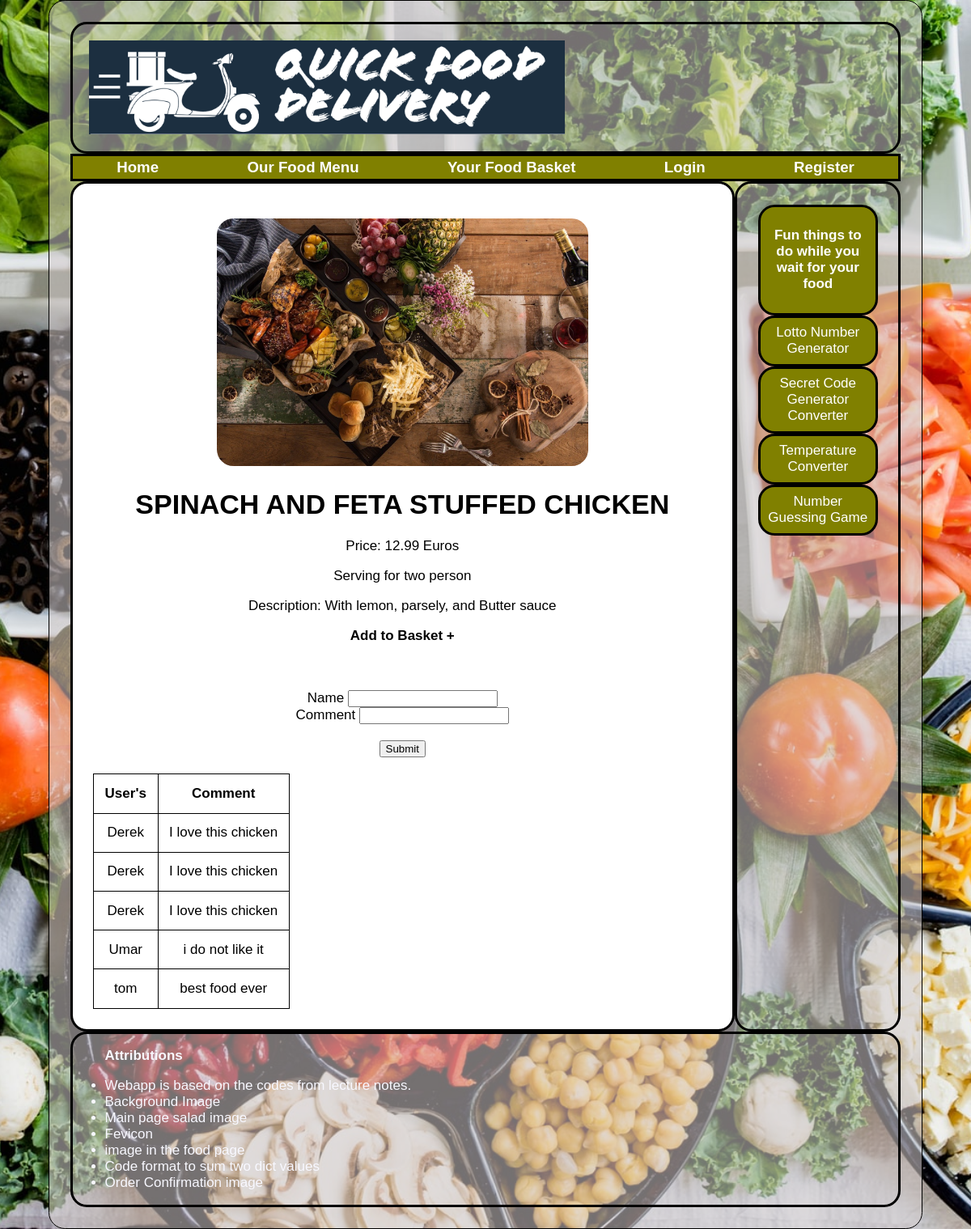
The page /food/2 on the database its author committed.
### tables this page shows
CREATE TABLE foods 
(
    food_id INTEGER PRIMARY KEY AUTOINCREMENT,
    name TEXT NOT NULL ,
    price INTEGER NOT NULL,
    Restaurant TEXT,
    info TEXT
);

CREATE TABLE comments
(
    food_id INTEGER,
    name TEXT NOT NULL,
    comment TEXT NOT NULL
);

### app.py (the view, shortened to what this page needs)
@app.route("/food/<int:food_id>", methods=["GET", "POST"])
def food(food_id):
    db = get_db()
    food = db.execute("""SELECT * FROM foods
                        WHERE food_id = ?;""", (food_id,)).fetchone()
    feedbacks = db.execute("""SELECT * FROM comments
                        WHERE food_id = ?;""", (food_id,)).fetchall()
    form = CommentForm()
    return render_template("food.html", food=food, form=form, feedbacks=feedbacks)

### forms.py
class CommentForm(FlaskForm):
    name = StringField("Name")
    comment = StringField("Comment")
    submit = SubmitField("Submit")

### app.py (called while the page is built)
@app.teardown_appcontext
def close_db_at_end_of_requests(e=None):
    close_db(e)

@app.before_request
def load_logged_in_user():
    g.user = session.get("user_id", None)

### database.py (called while the page is built)
def get_db():
    if "db" not in g:
        g.db = sqlite3.connect(DATABASE,
                               detect_types=sqlite3.PARSE_DECLTYPES
                               )
        g.db.row_factory = sqlite3.Row
    return g.db

### templates/food.html (shortened to what this page needs)
{% extends "base.html" %}
{% block main_content %}
<p class="center"><img src="{{ url_for('static', filename='food.jpg') }}" alt="food"></p>
<h1>{{ food["name"] }}</h1>
<p>Price: {{ food["price"] }} Euros</p>
<p>Serving for two person</p>
<p>Description: {{ food["info"] }}</p>
<p class="focus"><a href="{{ url_for('add_to_basket', food_id=food['food_id']) }}">Add to Basket +</a></p>
<br />
<br />
<form class="center" action="" method="POST" novalidate>
    {{ form.name.label }}
    {{ form.name() }}
    <br />
    {{ form.comment.label }}
    {{ form.comment() }}
    <br />
    <br />
    {{ form.submit() }}
    <br />
    <br />
</form>
<table>
    <tr>
        <th>User's</th>
        <th>Comment</th>
    </tr>
    {% for feedback in feedbacks %}
    <tr>
        <td>{{ feedback["name"] }}</td>
        <td>{{ feedback["comment"] }}</td>
    </tr>
    {% endfor %}
</table>
{% endblock %}

### static/stylesheets/style.css (style rules this page uses)
*, *:before, *:after { box-sizing: border-box; }
.focus { font-weight: bold; }
table, tr, td, th { border: 1px solid black; border-collapse: collapse; padding: 0.8em; }
img { max-width: 60%; height: auto; }
:root { font-size: 17px; font-family: Okra, Helvetica, sans-serif; }
html { background-color: olive; background-image: url(test.jpg); background-position: center; background-repeat: no-repeat; background-size: cover; scroll-behavior: smooth; }
.center { text-align: center; }
a { text-decoration: none; color: inherit; }
body main img { width: 100%; border-radius: 1.2rem; }
body { background-color: rgb(212, 205, 205, 0.55); color: black; width: 90%; margin: auto; padding: 1.5em; border: 1.2px solid black; border-radius: 1.2rem; display: grid; grid-template-columns: 80% 20%; grid-template-rows: auto; grid-template-areas:"top top" "second second" "middle right" "bottom bottom"; flex-wrap: wrap; }

### rows shown on the page
foods: name "SPINACH AND FETA STUFFED CHICKEN", price "12.99", info "With lemon, parsely, and Butter sauce"
comments: name "Derek", comment "I love this chicken"
comments: name "Derek", comment "I love this chicken"
comments: name "Derek", comment "I love this chicken"
comments: name "Umar", comment "i do not like it"
comments: name "tom", comment "best food ever"
